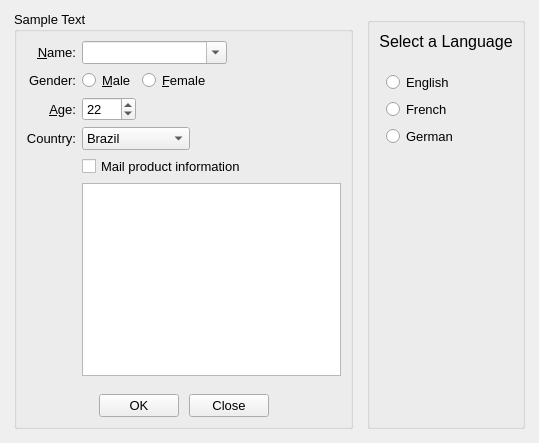
<?xml version="1.0" encoding="UTF-8"?>
<ui version="4.0">
 <class>International</class>
 <widget class="QWidget" name="International">
  <property name="windowTitle">
   <string>International</string>
  </property>
  <property name="geometry">
   <rect>
    <x>0</x>
    <y>0</y>
    <width>539</width>
    <height>443</height>
   </rect>
  </property>
  <layout class="QGridLayout" name="gridLayout_3">
   <property name="verticalSpacing">
    <number>6</number>
   </property>
   <property name="horizontalSpacing">
    <number>14</number>
   </property>
   <property name="leftMargin">
    <number>14</number>
   </property>
   <property name="rightMargin">
    <number>14</number>
   </property>
   <property name="bottomMargin">
    <number>14</number>
   </property>
   <item row="0" column="0" rowspan="2">
    <widget class="QGroupBox" name="groupBox_1">
     <property name="title">
      <string>Sample Text</string>
     </property>
     <property name="font">
      <font>
       <pointsize>10</pointsize>
      </font>
     </property>
     <layout class="QGridLayout" name="gridLayout_2">
      <item row="0" column="0">
       <widget class="QLabel" name="nameLabel">
        <property name="text">
         <string>&amp;Name:</string>
        </property>
        <property name="alignment">
         <set>Qt::AlignRight|Qt::AlignTrailing|Qt::AlignVCenter</set>
        </property>
        <property name="buddy">
         <cstring>nameCB</cstring>
        </property>
       </widget>
      </item>
      <item row="1" column="0">
       <widget class="QLabel" name="genderLabel">
        <property name="text">
         <string>Gender:</string>
        </property>
        <property name="alignment">
         <set>Qt::AlignRight|Qt::AlignTrailing|Qt::AlignVCenter</set>
        </property>
       </widget>
      </item>
      <item row="1" column="1">
       <widget class="QRadioButton" name="maleRadioButton">
        <property name="text">
         <string>&amp;Male</string>
        </property>
        <property name="toolTip">
         <string>Check this if you are male</string>
        </property>
       </widget>
      </item>
      <item row="1" column="2" colspan="2">
       <widget class="QRadioButton" name="femaleRadioButton">
        <property name="text">
         <string>&amp;Female</string>
        </property>
        <property name="toolTip">
         <string>Check this if you are female</string>
        </property>
       </widget>
      </item>
      <item row="1" column="4">
       <spacer name="horizontalSpacer">
        <property name="sizeHint" stdset="0">
         <size>
          <width>122</width>
          <height>20</height>
         </size>
        </property>
        <property name="orientation">
         <enum>Qt::Horizontal</enum>
        </property>
       </spacer>
      </item>
      <item row="2" column="0">
       <widget class="QLabel" name="ageLabel">
        <property name="text">
         <string>&amp;Age:</string>
        </property>
        <property name="alignment">
         <set>Qt::AlignRight|Qt::AlignTrailing|Qt::AlignVCenter</set>
        </property>
        <property name="buddy">
         <cstring>ageSpinBox</cstring>
        </property>
       </widget>
      </item>
      <item row="2" column="1">
       <widget class="QSpinBox" name="ageSpinBox">
        <property name="value">
         <number>22</number>
        </property>
        <property name="minimum">
         <number>12</number>
        </property>
        <property name="toolTip">
         <string>Specify your age</string>
        </property>
        <property name="statusTip">
         <string>Specify your age</string>
        </property>
       </widget>
      </item>
      <item row="3" column="0">
       <widget class="QLabel" name="countryLabel">
        <property name="text">
         <string>Country:</string>
        </property>
        <property name="alignment">
         <set>Qt::AlignRight|Qt::AlignTrailing|Qt::AlignVCenter</set>
        </property>
        <property name="buddy">
         <cstring>countryCombo</cstring>
        </property>
       </widget>
      </item>
      <item row="3" column="1" colspan="2">
       <widget class="QComboBox" name="countryCombo">
        <property name="currentIndex">
         <number>0</number>
        </property>
        <property name="toolTip">
         <string>Specify country of origin</string>
        </property>
        <property name="statusTip">
         <string>Specify country of origin</string>
        </property>
        <item>
         <property name="text">
          <string>Brazil</string>
         </property>
        </item>
        <item>
         <property name="text">
          <string>Canada</string>
         </property>
        </item>
        <item>
         <property name="text">
          <string>France</string>
         </property>
        </item>
        <item>
         <property name="text">
          <string>Germany</string>
         </property>
        </item>
        <item>
         <property name="text">
          <string>Italy</string>
         </property>
        </item>
        <item>
         <property name="text">
          <string>Norway</string>
         </property>
        </item>
        <item>
         <property name="text">
          <string>United States</string>
         </property>
        </item>
       </widget>
      </item>
      <item row="4" column="1" colspan="4">
       <widget class="QCheckBox" name="native_checkBox">
        <property name="text">
         <string>Mail product information</string>
        </property>
       </widget>
      </item>
      <item row="5" column="1" colspan="4">
       <widget class="QListView" name="listView"/>
      </item>
      <item row="6" column="3" colspan="2">
       <spacer name="verticalSpacer_2">
        <property name="sizeType">
         <enum>QSizePolicy::Fixed</enum>
        </property>
        <property name="sizeHint" stdset="0">
         <size>
          <width>20</width>
          <height>12</height>
         </size>
        </property>
        <property name="orientation">
         <enum>Qt::Vertical</enum>
        </property>
       </spacer>
      </item>
      <item row="7" column="0" colspan="5">
       <layout class="QHBoxLayout" name="horizontalLayout_1">
        <property name="spacing">
         <number>10</number>
        </property>
        <item>
         <spacer name="horizontalSpacer_1">
          <property name="sizeHint" stdset="0">
           <size>
            <width>40</width>
            <height>20</height>
           </size>
          </property>
          <property name="orientation">
           <enum>Qt::Horizontal</enum>
          </property>
         </spacer>
        </item>
        <item>
         <widget class="QPushButton" name="okPB">
          <property name="text">
           <string>OK</string>
          </property>
         </widget>
        </item>
        <item>
         <widget class="QPushButton" name="closePB">
          <property name="text">
           <string>Close</string>
          </property>
         </widget>
        </item>
        <item>
         <spacer name="horizontalSpacer_2">
          <property name="sizeHint" stdset="0">
           <size>
            <width>40</width>
            <height>20</height>
           </size>
          </property>
          <property name="orientation">
           <enum>Qt::Horizontal</enum>
          </property>
         </spacer>
        </item>
       </layout>
      </item>
      <item row="0" column="1" colspan="3">
       <widget class="QComboBox" name="nameCB">
        <property name="editable">
         <bool>true</bool>
        </property>
        <property name="toolTip">
         <string>Specify your name</string>
        </property>
       </widget>
      </item>
     </layout>
    </widget>
   </item>
   <item row="1" column="1">
    <widget class="QGroupBox" name="groupBox_2">
     <property name="title">
      <string/>
     </property>
     <layout class="QGridLayout" name="gridLayout">
      <item row="2" column="0">
       <layout class="QVBoxLayout" name="verticalLayout_2">
        <property name="leftMargin">
         <number>7</number>
        </property>
        <property name="bottomMargin">
         <number>3</number>
        </property>
        <item>
         <widget class="QRadioButton" name="englishRB">
          <property name="text">
           <string>English</string>
          </property>
          <property name="font">
           <font>
            <pointsize>10</pointsize>
           </font>
          </property>
         </widget>
        </item>
        <item>
         <widget class="QRadioButton" name="frenchRB">
          <property name="text">
           <string>French</string>
          </property>
          <property name="font">
           <font>
            <pointsize>10</pointsize>
           </font>
          </property>
         </widget>
        </item>
        <item>
         <widget class="QRadioButton" name="germanRB">
          <property name="text">
           <string>German</string>
          </property>
          <property name="font">
           <font>
            <pointsize>10</pointsize>
           </font>
          </property>
         </widget>
        </item>
       </layout>
      </item>
      <item row="0" column="0">
       <widget class="QLabel" name="label_1">
        <property name="text">
         <string>Select a Language</string>
        </property>
        <property name="alignment">
         <set>Qt::AlignCenter</set>
        </property>
        <property name="font">
         <font>
          <pointsize>12</pointsize>
         </font>
        </property>
       </widget>
      </item>
      <item row="1" column="0">
       <spacer name="verticalSpacer_3">
        <property name="sizeType">
         <enum>QSizePolicy::Fixed</enum>
        </property>
        <property name="sizeHint" stdset="0">
         <size>
          <width>20</width>
          <height>15</height>
         </size>
        </property>
        <property name="orientation">
         <enum>Qt::Vertical</enum>
        </property>
       </spacer>
      </item>
      <item row="3" column="0">
       <spacer name="verticalSpacer">
        <property name="sizeHint" stdset="0">
         <size>
          <width>20</width>
          <height>40</height>
         </size>
        </property>
        <property name="orientation">
         <enum>Qt::Vertical</enum>
        </property>
       </spacer>
      </item>
     </layout>
    </widget>
   </item>
  </layout>
 </widget>
 <tabstops>
  <tabstop>nameCB</tabstop>
  <tabstop>maleRadioButton</tabstop>
  <tabstop>femaleRadioButton</tabstop>
  <tabstop>ageSpinBox</tabstop>
  <tabstop>countryCombo</tabstop>
  <tabstop>native_checkBox</tabstop>
  <tabstop>listView</tabstop>
  <tabstop>englishRB</tabstop>
  <tabstop>frenchRB</tabstop>
  <tabstop>germanRB</tabstop>
  <tabstop>okPB</tabstop>
  <tabstop>closePB</tabstop>
 </tabstops>
 <resources/>
 <connections/>
</ui>
